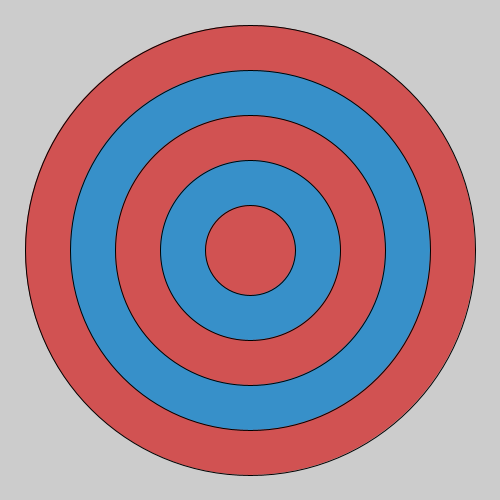
Frame 1 (no input)
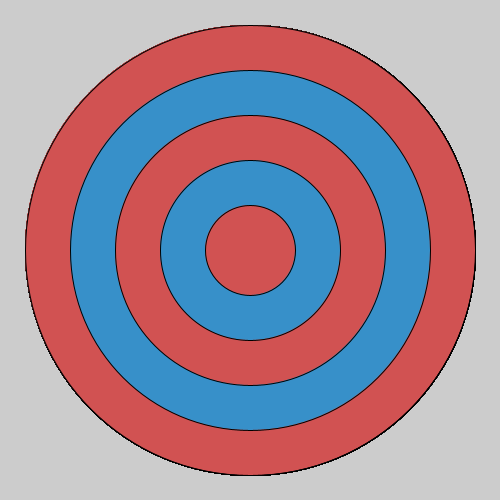
Frame 60 (the mouse pressed at the canvas centre just before this capture)
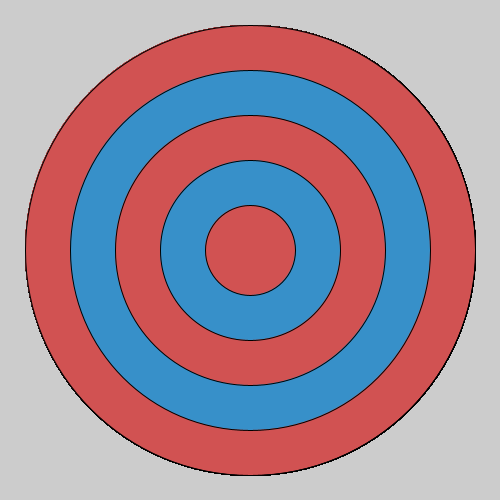
Frame 120 (the mouse held since frame 60 and released just before this capture)

The Processing sketch that drew these frames (run headless with seeded random() and noise(); from frame 60 on, the mouse is pressed at the canvas centre):

// Processing sketch: bullseye
// ── bullseye.pde

void setup() {
  // set the size of your sketch
  size(500,500);
}

void draw() {
  int size = 450;
  for (int i = 0; i < 5; i++) {
    if (i % 2 ==0){
      fill(#D15252);
    }
    else {
      fill(#3790C9);
    }
  //Starting with the largest ellipse, use a for loop to draw a bullseye with ellipses.
  ellipse(250,250,size, size);
  size-=90;
  
  }
  //Use an if statement and modulo to alternate the color of your rings.
  
}
